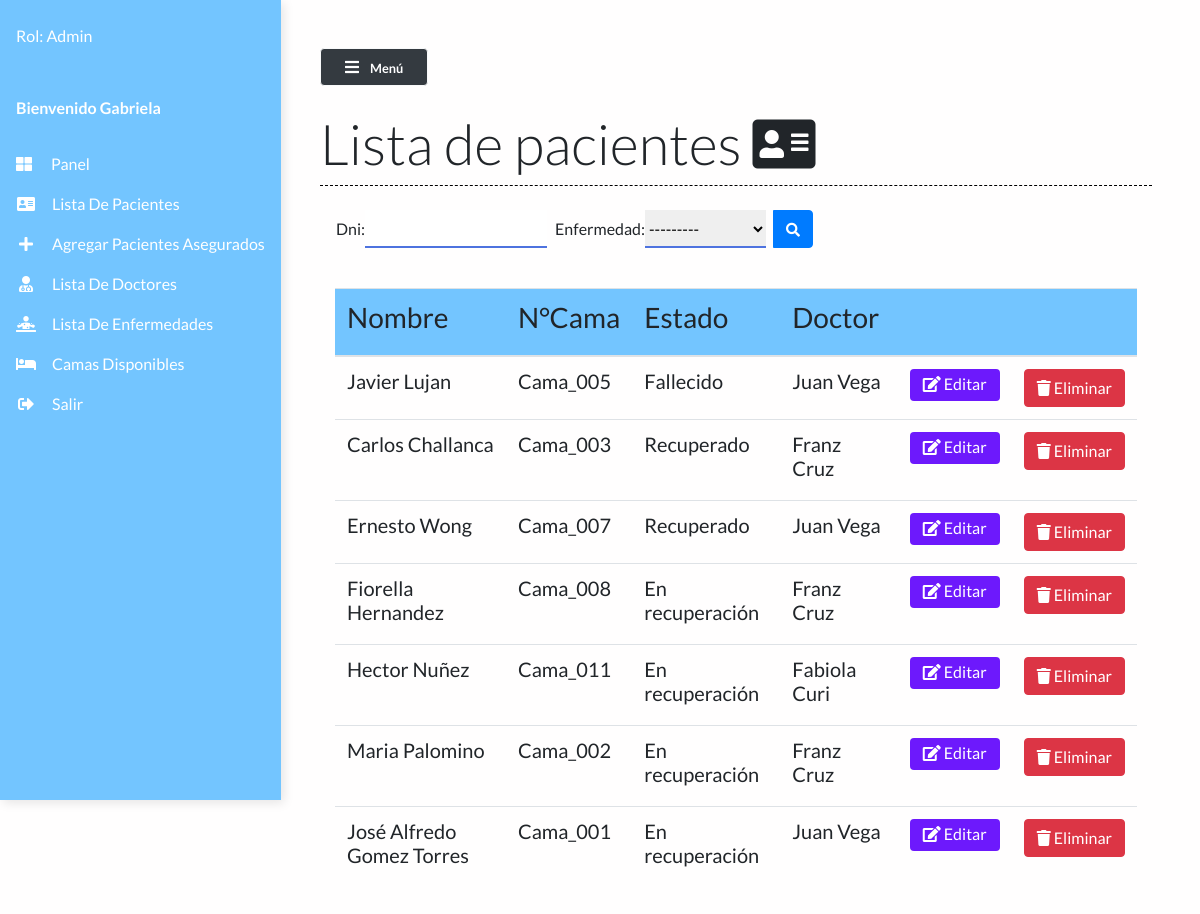
/patient_list/ (signed in), run on the app's committed database.
### main/models.py (models this page shows, shortened)
class Patient(models.Model):
    dni=models.CharField(max_length=8)
    name = models.CharField(max_length=50)
    phone_num = models.CharField(max_length=15)
    address = models.TextField()
    bed_num = models.ForeignKey("Bed", on_delete=models.CASCADE)
    enfermedad=models.ForeignKey("Enfermedad",on_delete=models.CASCADE)
    doctor = models.ForeignKey("Doctor", on_delete=models.CASCADE, null=True)
    doctors_notes = models.TextField(null=True, blank=True)
    status = models.CharField(max_length=50)

class Bed(models.Model):
    bed_number = models.CharField(max_length=50)
    occupied = models.BooleanField()
    def __str__(self):
        return self.bed_number

class Doctor(models.Model):
    name = models.CharField(max_length=100)
    especialidad = models.CharField(max_length=50)
    def __str__(self):
        return self.name

### main/views.py (the view)
# urls.py: path("patient_list/", views.patient_list, name="patient_list"),
def patient_list(request):
    patients = Patient.objects.all()
    myFilter = PatientFilter(request.GET, queryset=patients)
    patients = myFilter.qs
    context = {
        'patients': patients,
        'myFilter': myFilter
    }
    return render(request, 'main/patient_list.html', context)

### main/models.py (called while the page is built)
    def __str__(self):
        return self.name

### main/templates/main/patient_list.html (shortened to what this page needs)
{% extends 'main/base.html' %}
{% load static %}
{% block contentTitle %}
Lista de pacientes <i class="fa fa-address-card"></i>
{% endblock contentTitle %}
{% block content %}
<form class="d-none d-sm-inline-block form-inline mr-auto ml-md-3 my-2 my-md-0 mw-100 navbar-search mb-3" method="GET"
    id="list">
    <div class="input-group">
        {{myFilter.form}}
        <div class="input-group-append">
            <button class="btn btn-primary btn-block" type="submit">
                <i class="fas fa-search fa-sm"></i>
            </button>
        </div>
    </div>
</form>
<div class="container ">
<div class="table-responsive mt-3">
    <table class="table table-hover ">
        <thead>
            <th>
                <h3>Nombre</h3>
            </th>
            <th>
                <h3>N°Cama</h3>
            </th>
            <th>
                <h3>Estado</h3>
            </th>
            <th>
                <h3>Doctor</h3>
            </th>
            <th>
            </th>
            <th>
            </th>
        </thead>
        <tbody>
            {% for patient in patients %}
            <tr class="mx-auto">
                <td scope="row">
                    <h5>{{ patient.name }}</h5>
                </td>
                <td>
                    <h5>{{ patient.bed_num }}</h5>
                </td>
                <td>
                    <h5>{{ patient.status }}</h5>
                </td>
                <td>
                    <h5>{{ patient.doctor }}</h5>
                </td>
                {% if request.user.is_authenticated == True %}
                <td><a href="/patient/{{patient.id}}" class="btn btn-purple">
                        <i class="fa fa-edit"></i> Editar
                    </a></td>
                <td><a href="/delete_patient/{{patient.id}}" class="btn btn-danger">
                        <i class="fa fa-trash"></i> Eliminar
                    </a></td>
                {% endif %}
            </tr>
            {% endfor %}
        </tbody>
    </table></div>
</div>
{% endblock content %}

### main/templates/main/base.html (shortened to what this page needs)
{% load static %}
<!DOCTYPE html>
<html lang="en">
<head>
  <link rel="stylesheet" href="https://maxcdn.bootstrapcdn.com/bootstrap/4.0.0/css/bootstrap.min.css"
 />
  <link rel="stylesheet" href="https://cdnjs.cloudflare.com/ajax/libs/font-awesome/5.14.0/css/all.min.css"
 />
  <link rel="stylesheet" href="{% static 'styles/base.css' %}" type="text/css" />
  <link rel="stylesheet" href="//code.jquery.com/ui/1.12.1/themes/base/jquery-ui.css">
</head>
<body>
  <div class="vertical-nav" id="sidebar">
    <div class="py-4 px-3 mb-4">
      <div class="media d-flex align-items-center">
        <div class="media-body text-white">
          {% if request.user.is_authenticated %}
          <p class="font-weight-normal mb-0">
            Rol:
            {% if request.user.is_superuser == True %}
            Admin
            {% elif request.user.is_superuser == False and request.user.is_staff == True %}
            Staff
            {% elif request.user.is_superuser == False and request.user.is_staff == False %}
            Doctor
            {% endif %}
          </p>
          {% endif %}
        </div>
      </div>
    </div>
    <p class="text-white font-weight-bold px-3 pb-4 mb-0">
      Bienvenido {{user.first_name}}
    </p>
    <ul class="nav flex-column mb-0">
      <li class="nav-item">
            <a href="{% url 'dashboard' %}" class="nav-link text-white">
              <i class="fa fa-th-large mr-3 text-primary"></i> Panel </a>
      </li>
      {% if request.user.is_authenticated == True %}
      <li class="nav-item">
        <a href="{% url 'patient_list' %}" class="nav-link text-white">
          <i class="fa fa-address-card mr-3 text-primary fa-fw"></i>Lista de pacientes
        </a>
      </li>
      <li class="nav-item">
        <a href="{% url 'add_patient' %}" class="nav-link text-white">
          <i class="fa fa-plus mr-3 text-primary fa-fw"></i>Agregar pacientes asegurados
        </a>
      </li>
      <li class="nav-item">
        <a href="{% url 'doctor_list' %}" class="nav-link text-white">
          <i class="fa fa-user-md mr-3 text-primary fa-fw"></i>Lista de doctores
        </a>
      </li>
      <li class="nav-item">
        <a href="{% url 'enfm_list' %}" class="nav-link text-white">
          <i class="fas fa-diagnoses mr-3 text-primary fa-fw"></i>Lista de enfermedades
        </a>
      </li>
      {% endif %}
      <li class="nav-item">
        <a href="{% url 'bed_list' %}" class="nav-link text-white">
          <i class="fa fa-bed mr-3 text-primary fa-fw"></i>Camas disponibles
        </a>
      </li>
      {% if request.user.is_authenticated == False %}
      <li class="nav-item">
        <a href="{% url 'login' %}" class="nav-link text-white">
          <i class="fa fa-sign-in-alt mr-3 text-primary fa-fw"></i>Login
        </a>
      </li>
      {% else %}
      <li class="nav-item">
        <a href="{% url 'logout' %}" class="nav-link text-white">
          <i class="fa fa-sign-out-alt mr-3 text-primary fa-fw"></i>Salir
        </a>
      </li>
      {% endif %}
    </ul>
  </div>
  <div class="page-content p-5" id="content">
    <button id="sidebarCollapse" class="btn btn-light bg-dark rounded-pill shadow-sm px-4 mb-4" type="button">
      <i class="fa fa-bars mr-2 text-primary"></i>
      <small class="font-weight-bold text-primary">
        Menú
      </small>
    </button>
    <h2 class="display-4 ">{% block contentTitle %}{% endblock contentTitle %}
    </h2>
    <div class="seperator mt-1 mb-4"></div>
    {% block content %}{% endblock content %}
  </div>
</body>
</html>

### static/styles/base.css (style rules this page uses)
body { background: #fffefe; min-height: 100vh; overflow-x: hidden; font-family:Lato,'Helvetica Neue',Helvetica,Arial,sans-serif; }
.vertical-nav { background: #64bfffe6 !important; min-width: 17rem; height: 100vh; position: fixed; top: 0; left: 0; box-shadow: 3px 3px 10px rgba(0, 0, 0, 0.1); transition: all 0.4s; }
.page-content { width: calc(100% -17rem); margin-left: 17rem; transition: all 0.4s; }
.seperator { margin: 3rem 0; border-bottom: 1px dashed #000000; }
.nav-link { text-transform: capitalize; }
.text-primary { color: #fff !important; }
.btn-purple { background: #6d19fc; color: #ffffff; height: 2rem; padding-top: 2px; }
#id_enfermedad { margin-right: 0.5rem; border: none; outline: none; border-bottom: 2px solid #4e73df; }
#id_dni { margin-right: 0.5rem; border: none; outline: none; border-bottom: 2px solid #4e73df; }
thead { background-color: #64bfffe6; }
table { margin-top: 3%; }

### data on the page
Patient: name "Javier Lujan", bed_num "Cama_005", status "Fallecido", doctor "Juan Vega"
Patient: name "Carlos Challanca", bed_num "Cama_003", status "Recuperado", doctor "Franz Cruz"
Patient: name "Ernesto Wong", bed_num "Cama_007", status "Recuperado", doctor "Juan Vega"
Patient: name "Fiorella Hernandez", bed_num "Cama_008", status "En recuperación", doctor "Franz Cruz"
Patient: name "Hector Nuñez", bed_num "Cama_011", status "En recuperación", doctor "Fabiola Curi"
Patient: name "Maria Palomino", bed_num "Cama_002", status "En recuperación", doctor "Franz Cruz"
Patient: name "José Alfredo Gomez Torres", bed_num "Cama_001", status "En recuperación", doctor "Juan Vega"

### other printed values
{{ user.first_name }} "Gabriela"
